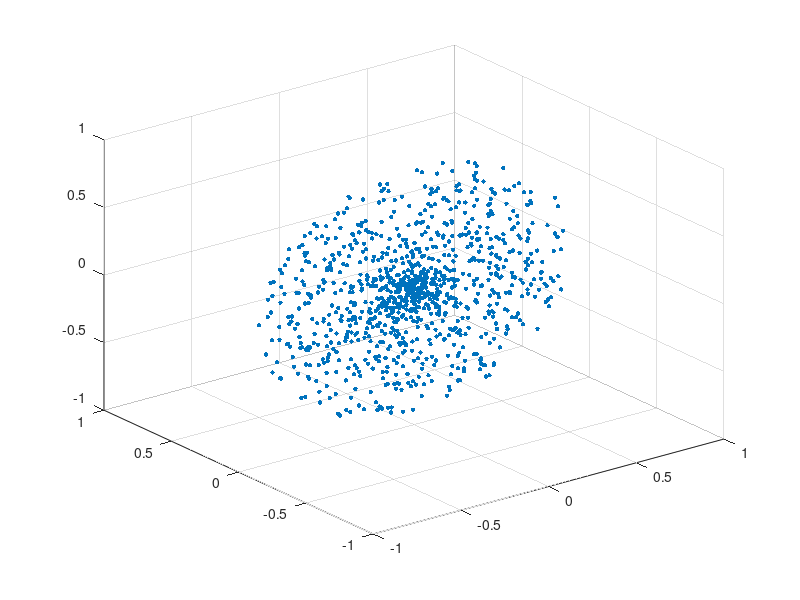

This figure's MATLAB source: (Note: this script raises an error after producing the figure.)
%% Author: C. Mann <cpmann@wpi.edu>
%  Last modified: 05/03/2025

clear; clc; close all;
addpath('./utils');

% 1. Spiral path
% nPts = 500;
% max_radius = 0.9;     % Final radius
% center = [0, 0, 0];   % Center of spiral
% nTurns = 10;                           % Number of spiral turns
% theta = linspace(0, 2*pi*nTurns, nPts);
% r = linspace(0, max_radius, nPts);   % Radius increases linearly
% 
% % Parametrize spiral in XZ plane
% path = [r .* cos(theta) + center(1);   % X
%           zeros(1, nPts);                % Y = 0
%           r .* sin(theta) + center(3)];  % Z
% plot3(path(1,:), path(2,:), path(3,:), 'b-', 'LineWidth', 1.5);

% 2. Generate from .mat file
path = load('waypoints.mat');
path = path.points;
nPts = size(path, 2);
scatter3(path(1,:), path(2,:), path(3,:), 10, 'filled');

% Set a tolerance for IK
tol = 1e-6;

%% ROBOT CODE
% Link lengths
l1 = 0.3; l2 = 0.3; l3 = 0.3;

% Screw axes (space)
S1 = [0; 1; 0; 0; 0; 0];
S2 = [0; 1; 0; -l1; 0; 0];
S3 = [0; 1; 0; -(l1 + l2); 0; 0];
S = [S1 S2 S3];

% Home config
M = [eye(3), [0; 0; l1 + l2 + l3];
     0 0 0 1];

% Intermediate home matrices
M01 = eye(4);
M12 = [eye(3), [0; 0; l1];
     0 0 0 1];
M23 = [eye(3), [0; 0; l1 + l2];
     0 0 0 1];

fprintf('Starting tests...\n')

%% Newton Raphson
% Calculate the inverse kinematics
currentPose = zeros(3, 1);
waypoints = zeros(3,nPts);

% Set the current joint variables
currentQ = zeros(1,3);

% Initialize a matrix to store the end-effector positions
positions_1 = zeros(3, nPts);
positions_2 = zeros(3, nPts);
positions_3 = zeros(3, nPts);
positions_ee = zeros(3, nPts);

% Keep track of total iterations
iterations = 1;

fprintf('N-R Progress: ');
nbytes = fprintf('0%%'); 

tic

% Loop over all the points
for ii = 1:nPts
    % Generate the robot's pose
    targetPose = path(:,ii);

    % Inverse Kinematics
    while norm(targetPose - currentPose) > tol
        % Calculate the anlytic Jacobian from space twist
        J = jacoba(S, M, currentQ, 'space');

        % Newton Raphson
        deltaQ = pinv(J) * (targetPose - currentPose);

        % Update step
        currentQ = currentQ + deltaQ';

        % Update current pose using forward kinematics
        T = fkine(S, M, currentQ, 'space');
        currentPose = T(1:3, 4);

        iterations = iterations + 1;
    end
    fprintf(repmat('\b',1,nbytes));
    nbytes = fprintf('%0.f%%', ceil(ii/nPts*100));
    
    % Store the positions for plotting
    T01 = M01;
    T12 = fkine(S(:,1), M12, currentQ(1), 'space');
    T23 = fkine(S(:,1:2), M23, currentQ(1:2), 'space');

    positions_1(:,ii) = T01(1:3, 4);
    positions_2(:,ii) = T12(1:3, 4);
    positions_3(:,ii) = T23(1:3, 4);
    positions_ee(:, ii) = currentPose;

    waypoints(:,ii) = currentQ';
end

fprintf('\nNewton Raphson: %d iterations, average %f iterations, time %f\n',iterations, iterations / nPts, toc);

%% Damped Least Squares
% Calculate the inverse kinematics
currentPose = zeros(3, 1);
waypoints = zeros(3,nPts);

% Set the current joint variables
currentQ = zeros(1,3);

% Initialize a matrix to store the end-effector positions
positions_1 = zeros(3, nPts);
positions_2 = zeros(3, nPts);
positions_3 = zeros(3, nPts);
positions_ee = zeros(3, nPts);

% Keep track of total iterations
iterations = 1;

fprintf('DLS Progress: ');
nbytes = fprintf('0%%'); 

tic

% Loop over all the points
for ii = 1:nPts
    % Generate the robot's pose
    targetPose = path(:,ii);

    % Inverse Kinematics
    while norm(targetPose - currentPose) > tol
        % Calculate the anlytic Jacobian from space twist
        J = jacoba(S, M, currentQ, 'space');

        % Damped Least Squares
        lambda = 0.45;
        Jmult = J.' / (J*J.' + lambda^2*eye(size(J,1)));
        deltaQ = Jmult * (targetPose - currentPose);

        % Update step
        currentQ = currentQ + deltaQ';

        % Update current pose using forward kinematics
        T = fkine(S, M, currentQ, 'space');
        currentPose = T(1:3, 4);

        iterations = iterations + 1;
    end
    fprintf(repmat('\b',1,nbytes));
    nbytes = fprintf('%0.f%%', ceil(ii/nPts*100));
    
    % Store the positions for plotting
    T01 = M01;
    T12 = fkine(S(:,1), M12, currentQ(1), 'space');
    T23 = fkine(S(:,1:2), M23, currentQ(1:2), 'space');

    positions_1(:,ii) = T01(1:3, 4);
    positions_2(:,ii) = T12(1:3, 4);
    positions_3(:,ii) = T23(1:3, 4);
    positions_ee(:, ii) = currentPose;

    waypoints(:,ii) = currentQ';
end

fprintf('\nDamped Least Squares: %d iterations, average %f iterations, time %f\n',iterations, iterations / nPts, toc);

%% Gradient Descent
% Calculate the inverse kinematics
currentPose = zeros(3, 1);
waypoints = zeros(3,nPts);

% Set the current joint variables
currentQ = zeros(1,3);

% Initialize a matrix to store the end-effector positions
positions_1 = zeros(3, nPts);
positions_2 = zeros(3, nPts);
positions_3 = zeros(3, nPts);
positions_ee = zeros(3, nPts);

% Keep track of total iterations
iterations = 1;

fprintf('GD Progress: ');
nbytes = fprintf('0%%'); 

tic

% Loop over all the points
for ii = 1:nPts
    % Generate the robot's pose
    targetPose = path(:,ii);

    % Inverse Kinematics
    while norm(targetPose - currentPose) > tol
        % Calculate the anlytic Jacobian from space twist
        J = jacoba(S, M, currentQ, 'space');

        % Gradiant Descent
        nablaH = pinv(J)*(targetPose - currentPose);
        alpha = 0.1;
        deltaQ = alpha * nablaH;

        % Update step
        currentQ = currentQ + deltaQ';

        % Update current pose using forward kinematics
        T = fkine(S, M, currentQ, 'space');
        currentPose = T(1:3, 4);

        iterations = iterations + 1;
    end
    fprintf(repmat('\b',1,nbytes));
    nbytes = fprintf('%0.f%%', ceil(ii/nPts*100));
    
    % Store the positions for plotting
    T01 = M01;
    T12 = fkine(S(:,1), M12, currentQ(1), 'space');
    T23 = fkine(S(:,1:2), M23, currentQ(1:2), 'space');

    positions_1(:,ii) = T01(1:3, 4);
    positions_2(:,ii) = T12(1:3, 4);
    positions_3(:,ii) = T23(1:3, 4);
    positions_ee(:, ii) = currentPose;

    waypoints(:,ii) = currentQ';
end

fprintf('\nGradient Descent: %d iterations, average %f iterations, time %f\n',iterations, iterations / nPts, toc);

%% Show on Robotics Toolbox
robot = make_robot();
% Show first 100 random
robot.plot(waypoints', 'movie', 'RBE-501-2025-Project-Output.avi');

%% Joint Positions (stick model)
hold on; grid on; axis equal;
xlabel('X (m)'); ylabel('Y (m)'); zlabel('Z (m)');
title('Joint Positions');
xlim([-1.2 1.2]);
ylim([-1.5 1.5]);
zlim([-1.5 1.5]);

% Markers for joints
h1 = plot3(NaN, NaN, NaN, 'MarkerSize', 8, 'DisplayName', 'Joint 1');
h2 = plot3(NaN, NaN, NaN, 'MarkerSize', 8, 'DisplayName', 'Joint 2');
h3 = plot3(NaN, NaN, NaN, 'MarkerSize', 8, 'DisplayName', 'Joint 3');
hee = plot3(NaN, NaN, NaN, 'MarkerSize', 8, 'DisplayName', 'End Effector');

% Line for links
h_links = plot3(NaN(1,4), NaN(1,4), NaN(1,4), 'k-', 'LineWidth', 2, 'DisplayName', 'Links');

view(3)

for k = 1:nPts
    % Get positions at current timestep
    p1 = positions_1(:, k);
    p2 = positions_2(:, k);
    p3 = positions_3(:, k);
    pee = positions_ee(:, k);

    % Update joint markers
    set(h1, 'XData', p1(1), 'YData', p1(2), 'ZData', p1(3));
    set(h2, 'XData', p2(1), 'YData', p2(2), 'ZData', p2(3));
    set(h3, 'XData', p3(1), 'YData', p3(2), 'ZData', p3(3));
    set(hee, 'XData', pee(1), 'YData', pee(2), 'ZData', pee(3));

    % Update link line
    x = [p1(1), p2(1), p3(1), pee(1)];
    y = [p1(2), p2(2), p3(2), pee(2)];
    z = [p1(3), p2(3), p3(3), pee(3)];
    set(h_links, 'XData', x, 'YData', y, 'ZData', z);

    drawnow;
    pause(0.01); % Adjust for desired animation speed
end